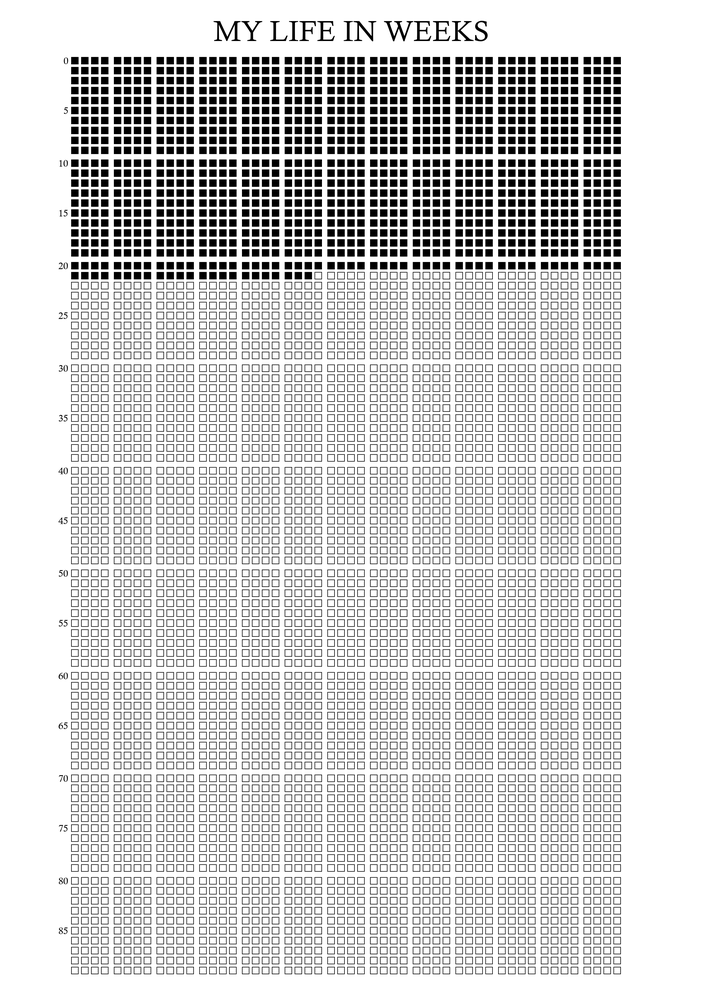
#> input picture Img/My life in weeks.png, 706 x 999 px, shrunk from 2480 x 3508 before the run, found by its file name
$ python try_to_sketch.py
#> lines starting #> are read from the running program, lines starting #| are printed output that depends on the picture
import matplotlib.pyplot as plt
import matplotlib.patches as patches
from PIL import Image

im = Image.open('Img\My life in weeks.png')
#> im is the input picture: PIL image 706x999 RGB; min 0, max 255, mean 209.2

# Create figure and axes
fig, ax = plt.subplots()

# Display the image
ax.imshow(im)

# Create a Rectangle patch
rect = patches.Rectangle((50, 100), 40, 30, linewidth=1, edgecolor='r', facecolor='none')

# Add the patch to the Axes
ax.add_patch(rect)

plt.show()
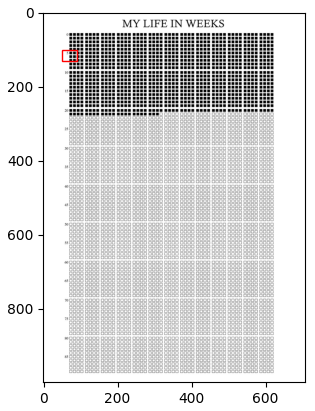
#> figure drawn by matplotlib, 1 panel
